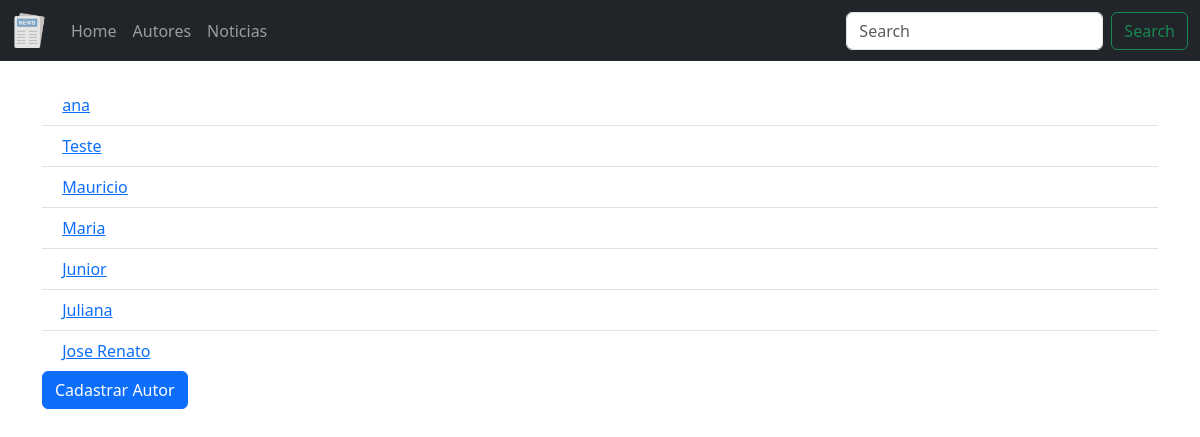
The app's page /noticias/autor, older data.
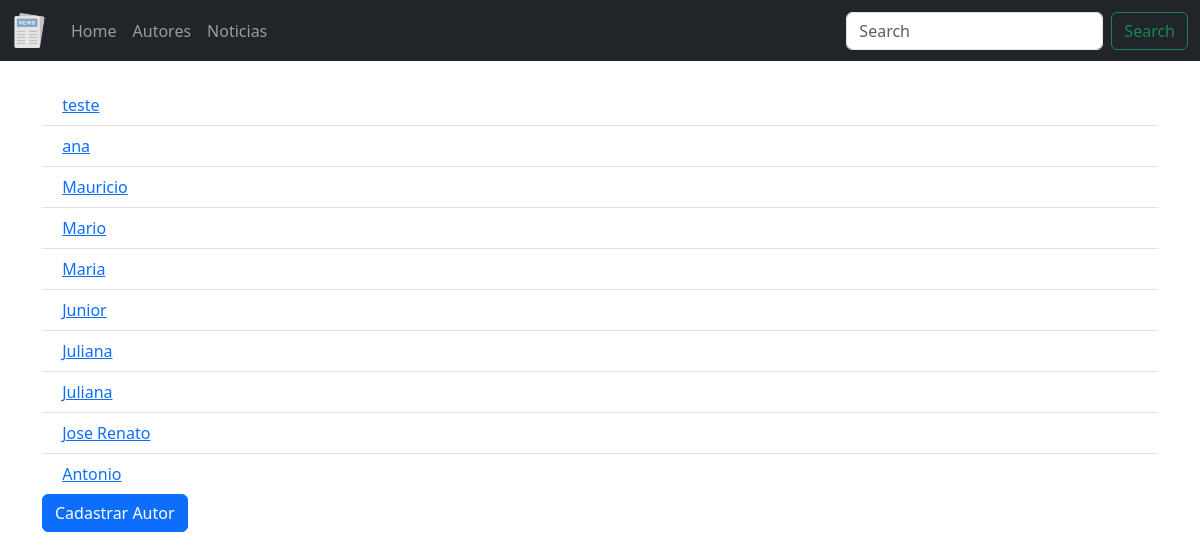
The same page, newer data.
### noticia/models.py (models this page shows, shortened)
class Autor(models.Model):
    nome = models.CharField("Nome", max_length=200)
    data_nascimento = models.DateField("Data de Nascimento", default="1980-01-01")
    email = models.EmailField("Email")
    idade = models.PositiveSmallIntegerField("Idade")
    avatar = models.ImageField("Foto", upload_to='avatares', blank=True, null=True)
    class Meta:
        verbose_name = "Escritor"
        verbose_name_plural = "Escritores"

### noticia/views.py (the view)
# urls.py: path('autor', AutorListView.as_view(), name='listar-autor'),
class AutorListView(ListView):
    model=Autor
    template_name='autor/listar.html'
    context_object_name='autores'
    ordering='-nome'

### templates/autor/listar.html (shortened to what this page needs)
{% extends 'base.html' %}
{% load bootstrap5 %}
{% block content %}
  <ul class="list-group list-group-flush">
    {% for autor in autores %}
    <li class="list-group-item">
      <a href="{% url 'detalhar-autor' autor.id %}">{{autor.nome}}</a></li>
    {% endfor %}
  </ul>
  <a class="btn btn-primary" href="{% url 'cadastrar-autor' %}" role="button">Cadastrar Autor</a>
{% endblock %}

Row changes from the older to the newer data that the page shows:
removed Autor: nome "Teste"
added Autor: nome "teste"
added Autor: nome "Mario"
added Autor: nome "Juliana"
added Autor: nome "Antonio"
